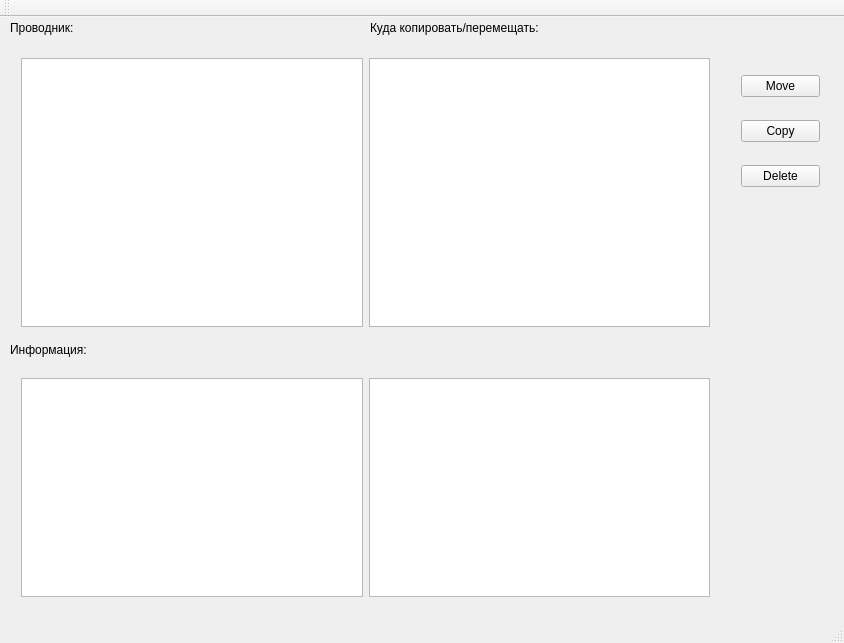
<?xml version="1.0" encoding="UTF-8"?>
<ui version="4.0">
 <class>MainWindow</class>
 <widget class="QMainWindow" name="MainWindow">
  <property name="geometry">
   <rect>
    <x>0</x>
    <y>0</y>
    <width>844</width>
    <height>643</height>
   </rect>
  </property>
  <property name="windowTitle">
   <string>File System Explorer</string>
  </property>
  <widget class="QWidget" name="centralWidget">
   <widget class="QWidget" name="horizontalLayoutWidget">
    <property name="geometry">
     <rect>
      <x>10</x>
      <y>30</y>
      <width>711</width>
      <height>291</height>
     </rect>
    </property>
    <layout class="QHBoxLayout" name="horizontalLayout">
     <item>
      <widget class="QListView" name="lvBackup"/>
     </item>
     <item>
      <widget class="QListView" name="lvSource"/>
     </item>
    </layout>
   </widget>
   <widget class="QWidget" name="horizontalLayoutWidget_2">
    <property name="geometry">
     <rect>
      <x>10</x>
      <y>350</y>
      <width>711</width>
      <height>241</height>
     </rect>
    </property>
    <layout class="QHBoxLayout" name="horizontalLayout_3">
     <item>
      <widget class="QTableView" name="tvInfoB"/>
     </item>
     <item>
      <widget class="QTableView" name="tvInfoS"/>
     </item>
    </layout>
   </widget>
   <widget class="QLabel" name="label">
    <property name="geometry">
     <rect>
      <x>10</x>
      <y>0</y>
      <width>81</width>
      <height>21</height>
     </rect>
    </property>
    <property name="text">
     <string>Проводник:</string>
    </property>
   </widget>
   <widget class="QLabel" name="label_2">
    <property name="geometry">
     <rect>
      <x>370</x>
      <y>0</y>
      <width>201</width>
      <height>21</height>
     </rect>
    </property>
    <property name="text">
     <string>Куда копировать/перемещать:</string>
    </property>
   </widget>
   <widget class="QWidget" name="verticalLayoutWidget">
    <property name="geometry">
     <rect>
      <x>730</x>
      <y>30</y>
      <width>101</width>
      <height>171</height>
     </rect>
    </property>
    <layout class="QVBoxLayout" name="verticalLayout">
     <item>
      <widget class="QPushButton" name="btnMove">
       <property name="text">
        <string>Move</string>
       </property>
      </widget>
     </item>
     <item>
      <widget class="QPushButton" name="btnCopy">
       <property name="text">
        <string>Copy</string>
       </property>
      </widget>
     </item>
     <item>
      <widget class="QPushButton" name="btnDelete">
       <property name="text">
        <string>Delete</string>
       </property>
      </widget>
     </item>
    </layout>
   </widget>
   <widget class="QLabel" name="label_3">
    <property name="geometry">
     <rect>
      <x>10</x>
      <y>322</y>
      <width>91</width>
      <height>21</height>
     </rect>
    </property>
    <property name="text">
     <string>Информация:</string>
    </property>
   </widget>
  </widget>
  <widget class="QMenuBar" name="menuBar">
   <property name="geometry">
    <rect>
     <x>0</x>
     <y>0</y>
     <width>844</width>
     <height>26</height>
    </rect>
   </property>
  </widget>
  <widget class="QToolBar" name="mainToolBar">
   <attribute name="toolBarArea">
    <enum>TopToolBarArea</enum>
   </attribute>
   <attribute name="toolBarBreak">
    <bool>false</bool>
   </attribute>
  </widget>
  <widget class="QStatusBar" name="statusBar"/>
 </widget>
 <layoutdefault spacing="6" margin="11"/>
 <resources/>
 <connections/>
</ui>
